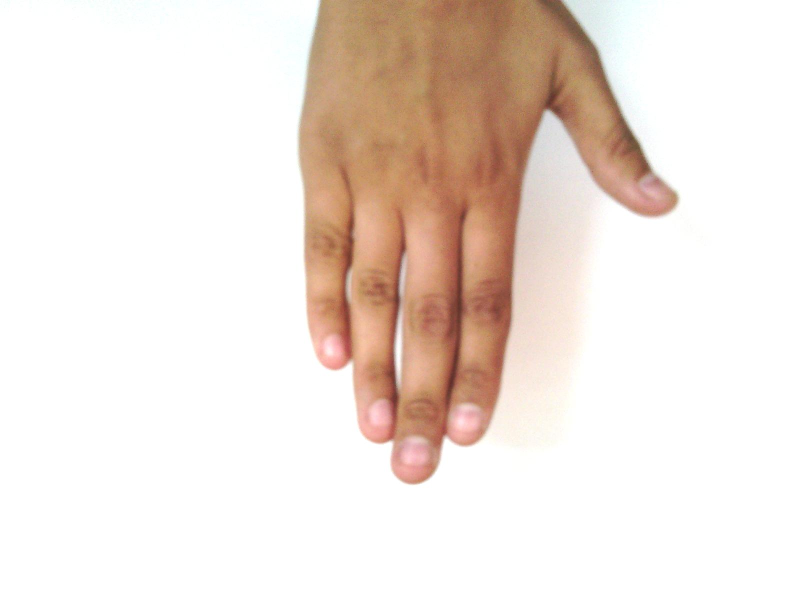
#> input picture Hand2.jpg, 1600 x 1200 px (shown at 1/2 size); its folder holds only this picture in this run
$ python -i refine_rgb_masks.py   (imports and definitions only)
#> lines starting #> are read from the running program, lines starting #| are printed output that depends on the picture; after the words box and inside, x2 and y2 are one past the last pixel; in counts of white or black regions, pixels touching at a corner belong together
import cv2
import numpy as np
from pathlib import Path
from typing import Iterable


def keep_largest_component(mask: np.ndarray) -> np.ndarray:
    """Keep only the largest white component and drop smaller blobs."""
    num_labels, labels, stats, _ = cv2.connectedComponentsWithStats(mask, connectivity=8)
    if num_labels <= 1:
        return mask
    largest_label = 1 + np.argmax(stats[1:, cv2.CC_STAT_AREA])
    return np.where(labels == largest_label, 255, 0).astype(np.uint8)


def fill_black_islands(mask: np.ndarray, max_hole_area: int = 2000) -> np.ndarray:
    """Fill small black holes inside the main white region."""
    inv_mask = cv2.bitwise_not(mask)
    num_labels_inv, labels_inv, stats_inv, _ = cv2.connectedComponentsWithStats(inv_mask, connectivity=8)
    filled_mask = mask.copy()

    for i in range(1, num_labels_inv):
        x, y, w, h, area = stats_inv[i]
        touches_border = (
            x <= 0 or y <= 0 or (x + w) >= inv_mask.shape[1] or (y + h) >= inv_mask.shape[0]
        )
        if not touches_border and area < max_hole_area:
            filled_mask[labels_inv == i] = 255

    return filled_mask


def smooth_edges(mask: np.ndarray, kernel_size: int = 5) -> np.ndarray:
    """Smooth edges and seal micro gaps via morphological closing."""
    kernel = np.ones((kernel_size, kernel_size), np.uint8)
    return cv2.morphologyEx(mask, cv2.MORPH_CLOSE, kernel)


def iter_image_files(folder: Path, exts: Iterable[str] = (".png", ".jpg", ".jpeg", ".bmp", ".tif", ".tiff")):
    exts = {e.lower() for e in exts}
    for p in sorted(folder.rglob("*")):
        if p.is_file() and p.suffix.lower() in exts:
            yield p


def refine_rgb_mask_image(img_bgr: np.ndarray) -> np.ndarray:
    """Refine an RGB mask image by binarizing and applying cleanup steps.

    Assumes foreground is light/white on dark background. Converts to grayscale,
    thresholds to binary, keeps largest component, fills small black holes,
    re-keeps largest, and smooths edges. Returns a single-channel uint8 mask.
    """
    if img_bgr is None:
        raise ValueError("Input image is None")

    if img_bgr.ndim == 3:
        gray = cv2.cvtColor(img_bgr, cv2.COLOR_BGR2GRAY)
    else:
        gray = img_bgr

    # Binarize
    _, mask = cv2.threshold(gray.astype(np.uint8), 127, 255, cv2.THRESH_BINARY)

    # Cleanup sequence
    largest = keep_largest_component(mask)
    filled = fill_black_islands(largest, max_hole_area=2000)
    largest2 = keep_largest_component(filled)
    cleaned = smooth_edges(largest2, kernel_size=5)
    return cleaned


def process_folder(input_dir: Path, output_dir: Path) -> None:
    output_dir.mkdir(parents=True, exist_ok=True)
    total = 0
    ok = 0

    for img_path in iter_image_files(input_dir):
        total += 1
        try:
            img = cv2.imread(str(img_path), cv2.IMREAD_COLOR)
            if img is None:
                print(f"[skip] Failed to read: {img_path}")
                continue
            cleaned = refine_rgb_mask_image(img)
            out_path = output_dir / img_path.name
            cv2.imwrite(str(out_path), cleaned)
            ok += 1
            print(f"[ok] {img_path} -> {out_path}")
        except Exception as e:
            print(f"[error] {img_path}: {e}")

    print(f"Done. Processed {ok}/{total} images. Output: {output_dir}")


# [14 lines not run here, left out]

>>> import cv2
>>> picture = cv2.imread('Hand2.jpg')
#> picture is the input picture: shape (1200, 1600, 3); mean B, G, R 220.1, 227.5, 239.3
>>> result = refine_rgb_mask_image(picture)
#> in refine_rgb_mask_image, `gray = cv2.cvtColor(img_bgr, cv2.COLOR_BGR2GRAY)`:
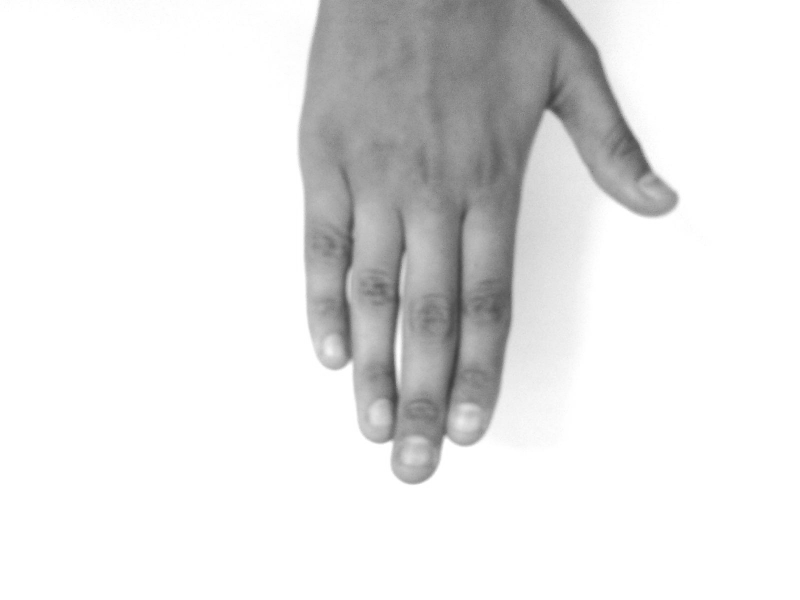
#> gray: shape (1200, 1600) (shown at 1/2 size); min 57, max 255, mean 230.2
#> in refine_rgb_mask_image, `_, mask = cv2.threshold(gray.astype(np.uint8), 127, 255, cv2.THRESH_BI..`:
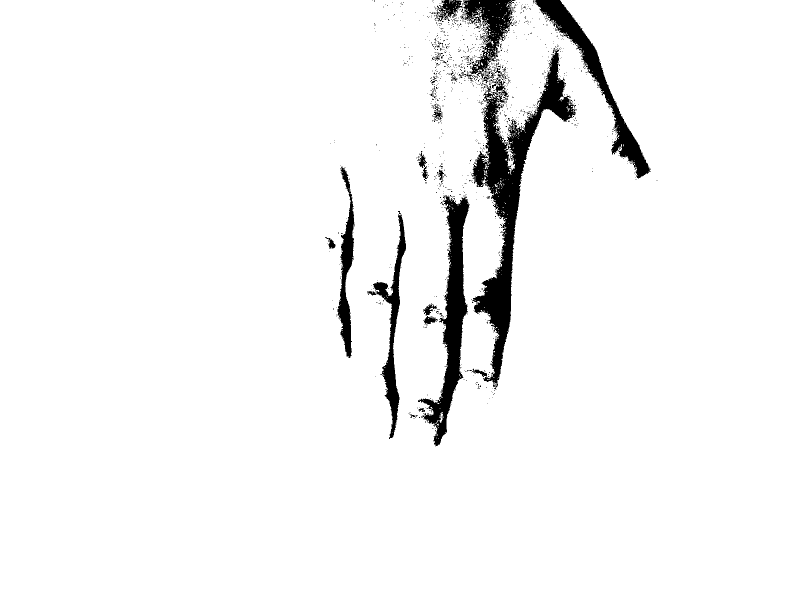
#> mask: shape (1200, 1600) (shown at 1/2 size); 95.7% white; 1135 black regions (1100 under 20 px), largest, box (x1, y1, x2, y2) and area: (943, 98, 1152, 775) 30119, (836, 391, 939, 892) 15363, (1069, 0, 1301, 357) 11324
#> in keep_largest_component, `num_labels, labels, stats, _ = cv2.connectedComponentsWithStats(mask, ..`:
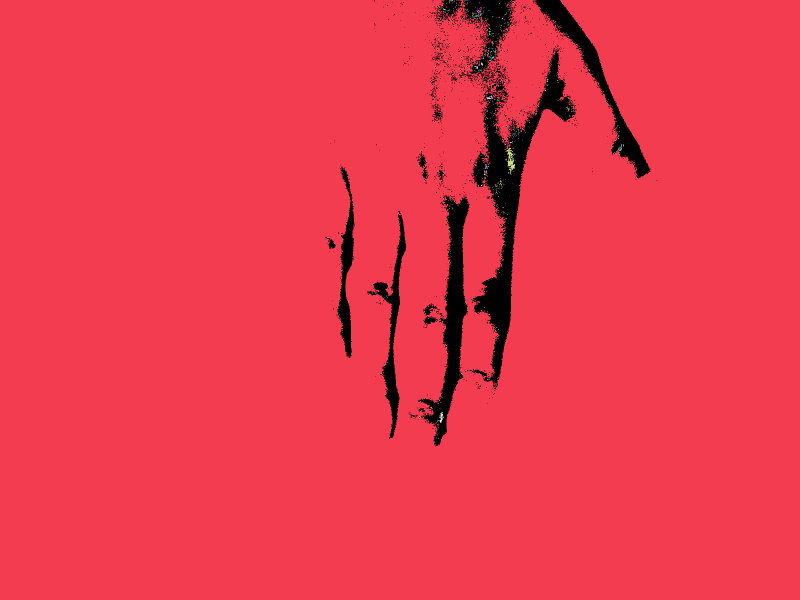
#> labels: shape (1200, 1600) int32 (shown at 1/2 size); 489 distinct labels, from 0 to 488; one colour per label, 0 black
#> in keep_largest_component, `num_labels, labels, stats, _ = cv2.connectedComponentsWithStats(mask, ..`: num_labels = 489; stats = 489 rows, first 6: [650, 0, 665, 894, 82556], [0, 0, 1600, 1200, 1835200], [898, 0, 1, 7, 7], [901, 0, 1, 3, 3], [903, 0, 3, 3, 6], [909, 0, 1, 1, 1]
#> in keep_largest_component, `largest_label = 1 + np.argmax(stats[1:, cv2.CC_STAT_AREA])`: largest_label = 1
#> in keep_largest_component, `return np.where(labels == largest_label, 255, 0).astype(np.uint8)`: returned value: shape (1200, 1600); 95.6% white; 1131 black regions (1096 under 20 px), largest, box (x1, y1, x2, y2) and area: (943, 98, 1152, 775) 31255, (836, 391, 939, 892) 15569, (1069, 0, 1301, 357) 11488
#> in fill_black_islands, `inv_mask = cv2.bitwise_not(mask)`:
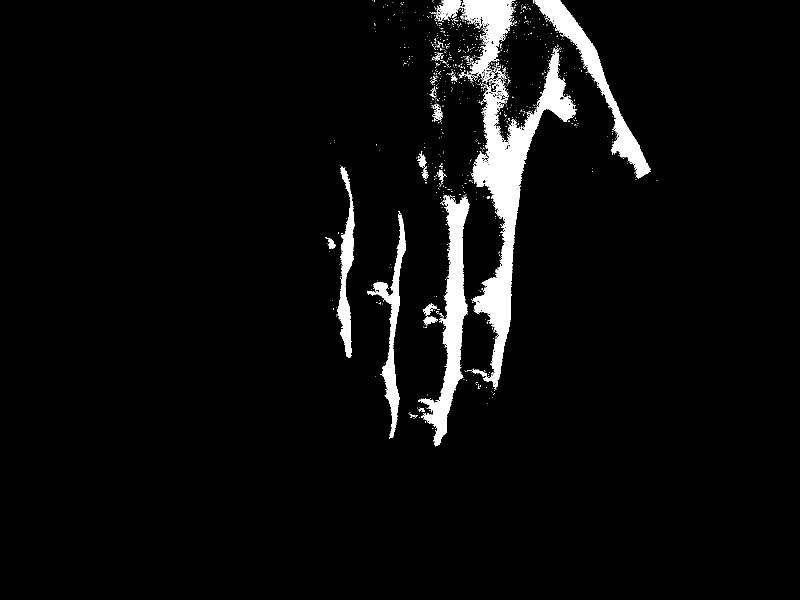
#> inv_mask: shape (1200, 1600) (shown at 1/2 size); 4.4% white; 1131 white regions (1096 under 20 px), largest, box (x1, y1, x2, y2) and area: (943, 98, 1152, 775) 31255, (836, 391, 939, 892) 15569, (1069, 0, 1301, 357) 11488
#> in fill_black_islands, `num_labels_inv, labels_inv, stats_inv, _ = cv2.connectedComponentsWith..`:
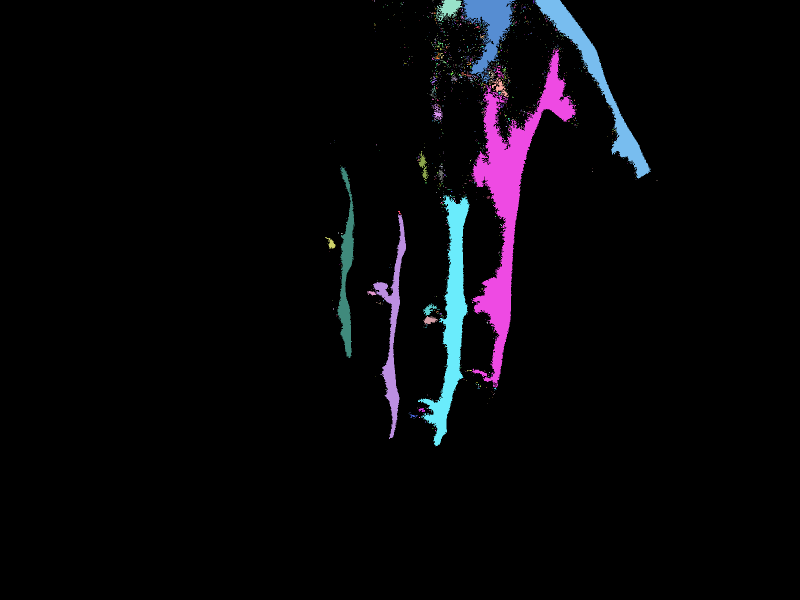
#> labels_inv: shape (1200, 1600) int32 (shown at 1/2 size); 1132 distinct labels, from 0 to 1131; one colour per label, 0 black
#> in fill_black_islands, `num_labels_inv, labels_inv, stats_inv, _ = cv2.connectedComponentsWith..`: num_labels_inv = 1132; stats_inv = 1132 rows, first 6: [0, 0, 1600, 1200, 1835200], [745, 0, 1, 1, 1], [749, 0, 1, 4, 4], [865, 0, 2, 1, 2], [883, 0, 2, 1, 2], [872, 0, 53, 43, 1180]
#> the loop in fill_black_islands, `for i in range(1, num_labels_inv):` made 1131 passes
#> (x, y, w, h, area, touches_border) on passes 5, 6, 8: (872, 0, 53, 43, 1180, True), (921, 0, 110, 167, 7364, True), (1069, 0, 232, 357, 11488, True)
#> after the loop in fill_black_islands, `for i in range(1, num_labels_inv):`:
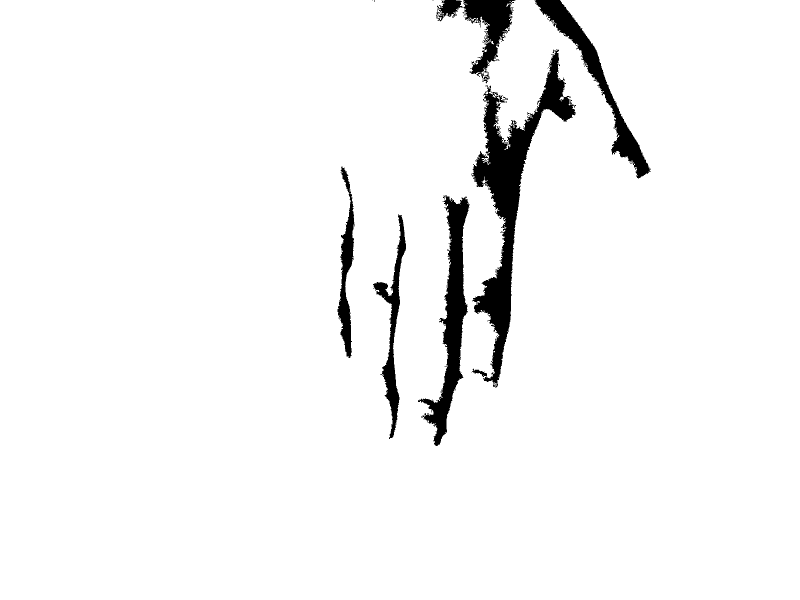
#> filled_mask: shape (1200, 1600) (shown at 1/2 size); 95.9% white; 11 black regions (4 under 20 px), largest, box (x1, y1, x2, y2) and area: (943, 98, 1152, 775) 31255, (836, 391, 939, 892) 15569, (1069, 0, 1301, 357) 11488
#> in smooth_edges, `return cv2.morphologyEx(mask, cv2.MORPH_CLOSE, kernel)`:
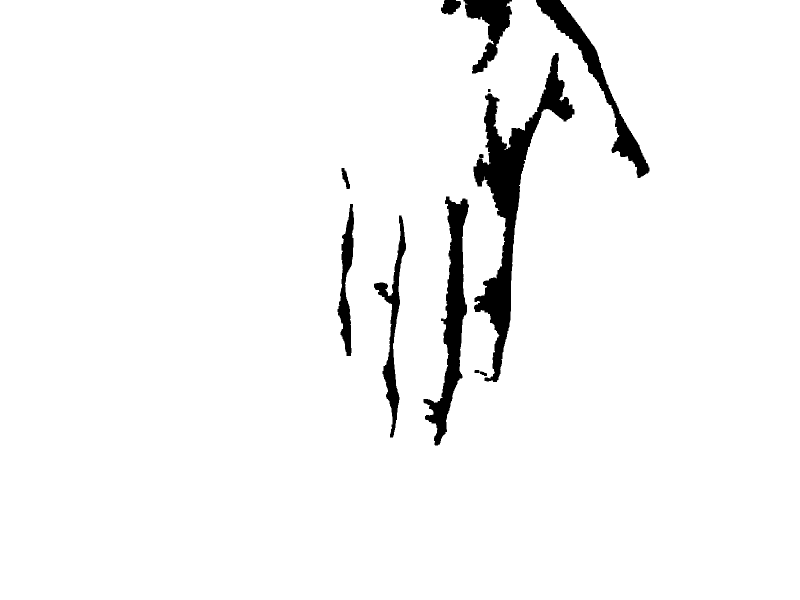
#> returned value: shape (1200, 1600) (shown at 1/2 size); 96.2% white; 12 black regions, largest, box (x1, y1, x2, y2) and area: (947, 106, 1149, 764) 28718, (847, 393, 938, 891) 14842, (1072, 0, 1299, 356) 10983
